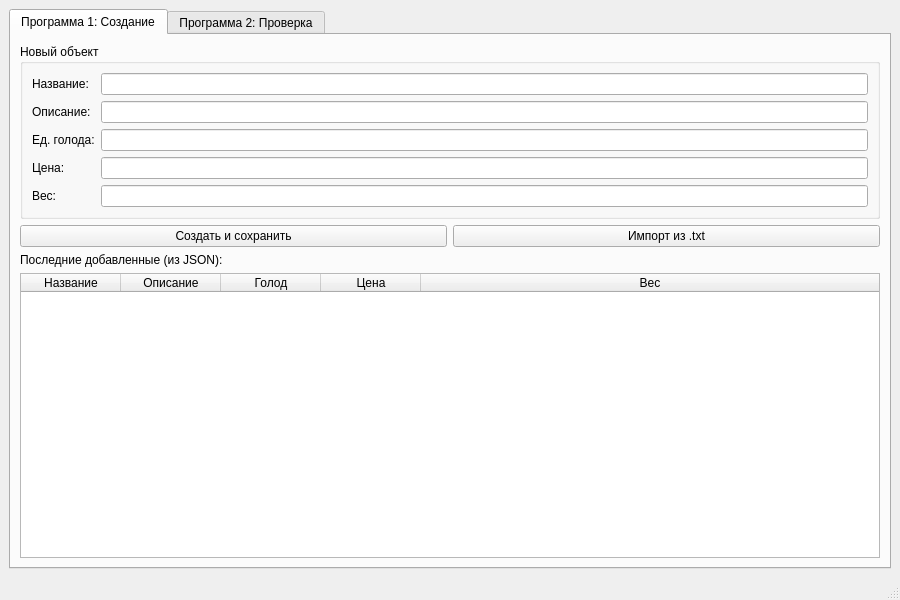
<?xml version="1.0" encoding="UTF-8"?>
<ui version="4.0">
 <class>MainWindow</class>
 <widget class="QMainWindow" name="MainWindow">
  <property name="geometry">
   <rect>
    <x>0</x>
    <y>0</y>
    <width>900</width>
    <height>600</height>
   </rect>
  </property>
  <property name="windowTitle">
   <string>Лабораторная работа №6 – Пища</string>
  </property>
  <widget class="QWidget" name="centralwidget">
   <layout class="QVBoxLayout" name="verticalLayout">
    <item>
     <widget class="QTabWidget" name="tabWidget">
      <property name="currentIndex">
       <number>0</number>
      </property>
      <widget class="QWidget" name="tabCreate">
       <attribute name="title">
        <string>Программа 1: Создание</string>
       </attribute>
       <layout class="QVBoxLayout" name="verticalLayout_2">
        <item>
         <widget class="QGroupBox" name="groupBox">
          <property name="title">
           <string>Новый объект</string>
          </property>
          <layout class="QFormLayout" name="formLayout">
           <item row="0" column="0">
            <widget class="QLabel" name="labelName">
             <property name="text">
              <string>Название:</string>
             </property>
            </widget>
           </item>
           <item row="0" column="1">
            <widget class="QLineEdit" name="leName"/>
           </item>
           <item row="1" column="0">
            <widget class="QLabel" name="labelDescription">
             <property name="text">
              <string>Описание:</string>
             </property>
            </widget>
           </item>
           <item row="1" column="1">
            <widget class="QLineEdit" name="leDescription"/>
           </item>
           <item row="2" column="0">
            <widget class="QLabel" name="labelHunger">
             <property name="text">
              <string>Ед. голода:</string>
             </property>
            </widget>
           </item>
           <item row="2" column="1">
            <widget class="QLineEdit" name="leHunger"/>
           </item>
           <item row="3" column="0">
            <widget class="QLabel" name="labelPrice">
             <property name="text">
              <string>Цена:</string>
             </property>
            </widget>
           </item>
           <item row="3" column="1">
            <widget class="QLineEdit" name="lePrice"/>
           </item>
           <item row="4" column="0">
            <widget class="QLabel" name="labelWeight">
             <property name="text">
              <string>Вес:</string>
             </property>
            </widget>
           </item>
           <item row="4" column="1">
            <widget class="QLineEdit" name="leWeight"/>
           </item>
          </layout>
         </widget>
        </item>
        <item>
         <layout class="QHBoxLayout" name="horizontalLayout">
          <item>
           <widget class="QPushButton" name="btnCreate">
            <property name="text">
             <string>Создать и сохранить</string>
            </property>
           </widget>
          </item>
          <item>
           <widget class="QPushButton" name="btnImportTxt">
            <property name="text">
             <string>Импорт из .txt</string>
            </property>
           </widget>
          </item>
         </layout>
        </item>
        <item>
         <widget class="QLabel" name="labelPreview">
          <property name="text">
           <string>Последние добавленные (из JSON):</string>
          </property>
         </widget>
        </item>
        <item>
         <widget class="QTableWidget" name="tablePreview">
          <property name="columnCount">
           <number>5</number>
          </property>
          <attribute name="horizontalHeaderStretchLastSection">
           <bool>true</bool>
          </attribute>
          <column>
           <property name="text">
            <string>Название</string>
           </property>
          </column>
          <column>
           <property name="text">
            <string>Описание</string>
           </property>
          </column>
          <column>
           <property name="text">
            <string>Голод</string>
           </property>
          </column>
          <column>
           <property name="text">
            <string>Цена</string>
           </property>
          </column>
          <column>
           <property name="text">
            <string>Вес</string>
           </property>
          </column>
         </widget>
        </item>
       </layout>
      </widget>
      <widget class="QWidget" name="tabCheck">
       <attribute name="title">
        <string>Программа 2: Проверка</string>
       </attribute>
       <layout class="QVBoxLayout" name="verticalLayout_3">
        <item>
         <layout class="QHBoxLayout" name="horizontalLayout_2">
          <item>
           <widget class="QPushButton" name="btnLoadJson">
            <property name="text">
             <string>Загрузить JSON</string>
            </property>
           </widget>
          </item>
          <item>
           <widget class="QPushButton" name="btnSaveBroken">
            <property name="text">
             <string>Сохранить битые объекты в файл</string>
            </property>
           </widget>
          </item>
          <item>
           <widget class="QPushButton" name="btnRefreshTables">
            <property name="text">
             <string>Обновить таблицы</string>
            </property>
           </widget>
          </item>
         </layout>
        </item>
        <item>
         <widget class="QLabel" name="labelValid">
          <property name="text">
           <string>Корректные объекты:</string>
          </property>
         </widget>
        </item>
        <item>
         <widget class="QTableWidget" name="tableValid">
          <property name="columnCount">
           <number>5</number>
          </property>
          <attribute name="horizontalHeaderStretchLastSection">
           <bool>true</bool>
          </attribute>
          <column>
           <property name="text">
            <string>Название</string>
           </property>
          </column>
          <column>
           <property name="text">
            <string>Описание</string>
           </property>
          </column>
          <column>
           <property name="text">
            <string>Голод</string>
           </property>
          </column>
          <column>
           <property name="text">
            <string>Цена</string>
           </property>
          </column>
          <column>
           <property name="text">
            <string>Вес</string>
           </property>
          </column>
         </widget>
        </item>
        <item>
         <widget class="QLabel" name="labelBroken">
          <property name="text">
           <string>Битые объекты:</string>
          </property>
         </widget>
        </item>
        <item>
         <widget class="QTableWidget" name="tableBroken">
          <property name="columnCount">
           <number>5</number>
          </property>
          <attribute name="horizontalHeaderStretchLastSection">
           <bool>true</bool>
          </attribute>
          <column>
           <property name="text">
            <string>Название</string>
           </property>
          </column>
          <column>
           <property name="text">
            <string>Описание</string>
           </property>
          </column>
          <column>
           <property name="text">
            <string>Голод</string>
           </property>
          </column>
          <column>
           <property name="text">
            <string>Цена</string>
           </property>
          </column>
          <column>
           <property name="text">
            <string>Вес</string>
           </property>
          </column>
         </widget>
        </item>
       </layout>
      </widget>
     </widget>
    </item>
   </layout>
  </widget>
  <widget class="QMenuBar" name="menubar">
   <property name="geometry">
    <rect>
     <x>0</x>
     <y>0</y>
     <width>900</width>
     <height>26</height>
    </rect>
   </property>
  </widget>
  <widget class="QStatusBar" name="statusbar"/>
 </widget>
 <resources/>
 <connections/>
</ui>
